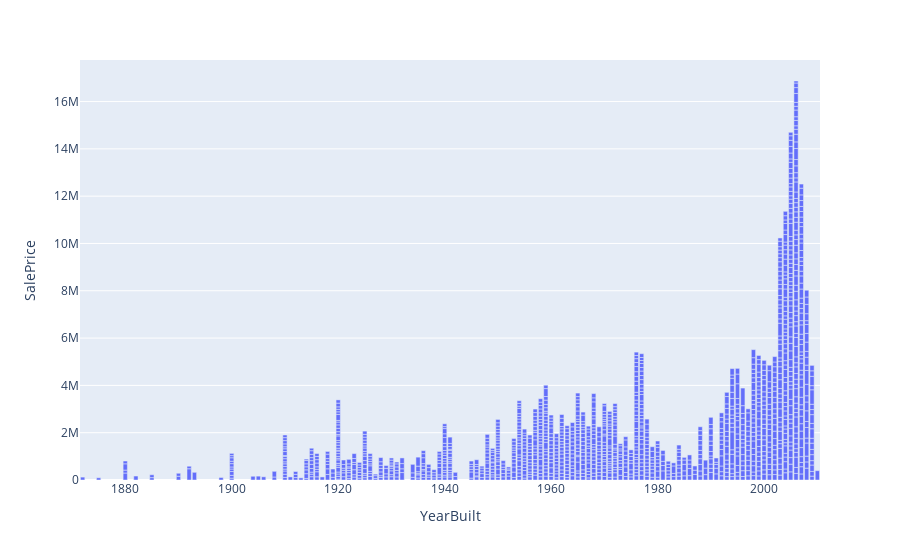

The code cell stored with this chart in its notebook:
### Code cell
fig = px.bar(prices_df, x='YearBuilt', y='SalePrice')
fig.show()

### Figure 1 — Plotly figure (JSON) as saved in the notebook; plotly's stock layout.template omitted (floating-point values rounded to 4 significant figures; data arrays with more than 128 entries replaced by an {"elided": "..."} marker saying what was removed)
{"data": [{"alignmentgroup": "True", "hovertemplate": "YearBuilt=%{x}<br>SalePrice=%{y}<extra></extra>", "legendgroup": "", "marker": {"color": "#636efa", "pattern": {"shape": ""}}, "name": "", "offsetgroup": "", "orientation": "v", "showlegend": false, "textposition": "auto", "type": "bar", "x": {"elided": "1460 int values"}, "xaxis": "x", "y": {"elided": "1460 int values"}, "yaxis": "y"}], "layout": {"barmode": "relative", "legend": {"tracegroupgap": 0}, "margin": {"t": 60}, "xaxis": {"anchor": "y", "domain": [0, 1], "title": {"text": "YearBuilt"}}, "yaxis": {"anchor": "x", "domain": [0, 1], "title": {"text": "SalePrice"}}}}
